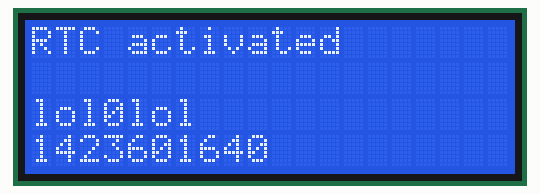
This sketch was run on a simulated Arduino Mega 2560, built with avr-gcc and run on an emulated ATmega2560. Shown: 20×4 character LCD. The local clock reads 2024-03-15 10:24:30 at power-on unless the sketch sets it; what the sketch prints to the serial monitor is not drawn.

Above: at 0.2 s.
At 1.2 s:
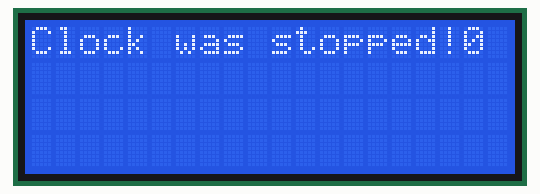
At 3.2 s:
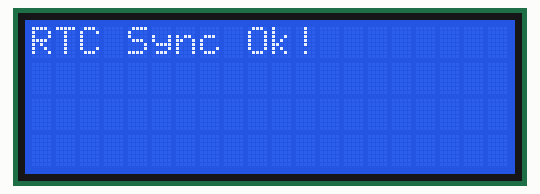
At 5.2 s:
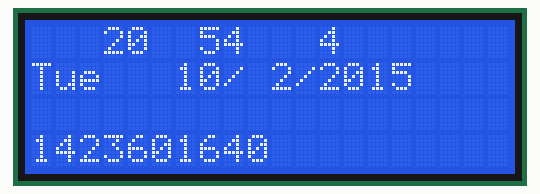
At 17.1 s:
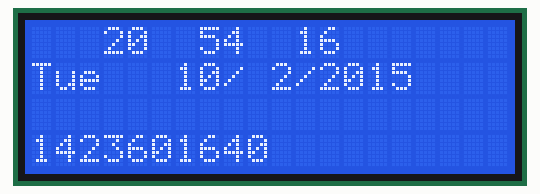
At 34.1 s:
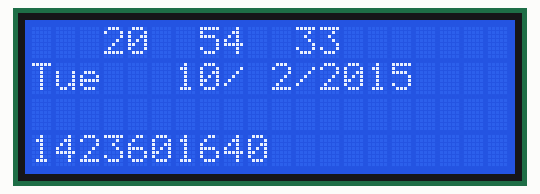

The sketch:

RTC_lcd.ino
```cpp
#include<Time.h>
#include <LiquidCrystal.h>
#include <DS1302RTC.h>
LiquidCrystal lcd (46,48,38,36,34,32);
DS1302RTC RTC(24,26,28);
  tmElements_t tm;
void setup()
{
 lcd.begin(20,4);

  lcd.print("RTC activated");
  Serial.begin(9600);


  tm.Second = 0;
  tm.Minute = 54;
  tm.Hour = 20;
  tm.Wday = 3;
  tm.Day = 10;
  tm.Month = 2;
  tm.Year = 45;

  time_t t = makeTime(tm);
  lcd.setCursor(0,3);
  lcd.print(t);


  lcd.setCursor(0,2);
  RTC.haltRTC(true);
  delay(50);
  lcd.print("lol");
  lcd.print(RTC.haltRTC());
  lcd.print("lol");
  delay(1000);

  lcd.clear();
  //Serial.print(RTC.write(tm));
  //if (RTC.haltRTC())
  //{
    Serial.print(RTC.write(tm));
    lcd.print("Clock was stopped!");
    lcd.print(RTC.haltRTC());
    RTC.haltRTC(false);
  //}
  //else
    //lcd.print("Clock was working.");

  lcd.setCursor(0,1);
  //if (RTC.writeEN())
   // lcd.print("Write allowed.");
  //else
    //lcd.print("Write protected.");

  delay ( 2000 );
  // Setup time library
  lcd.clear();
  lcd.print("RTC Sync");
  setSyncProvider(RTC.get);          // the function to get the time from the RTC
  if(timeStatus() == timeSet)
    lcd.print(" Ok!");
  else
    lcd.print(" FAIL!");

  delay ( 2000 );

  lcd.clear();
}

void loop()
{
  if (second() ==10)
       setSyncProvider(RTC.get);

  static int sday = 0; // Saved day number for change check

  // Display time centered on the upper line
  lcd.setCursor(3, 0);
  print2digits(hour());
  lcd.print("  ");
  print2digits(minute());
  lcd.print("  ");
  print2digits(second());

  // Update in 00:00:00 hour only
  if(sday != day()) {
    // Display abbreviated Day-of-Week in the lower left corner
    lcd.setCursor(0, 1);
    lcd.print(dayShortStr(weekday()));

    // Display date in the lower right corner
    lcd.setCursor(5, 1);
    lcd.print(" ");
    print2digits(day());
    lcd.print("/");
    print2digits(month());
    lcd.print("/");
    lcd.print(year());
  }
  // Warning!
  if(timeStatus() != timeSet) {
    lcd.setCursor(0, 1);
    lcd.print(F("RTC ERROR: SYNC!"));
  }

  // Save day number
  sday = day();

  // Wait small time before repeating :)
  time_t t = makeTime(tm);
  lcd.setCursor(0,3);
  lcd.print(t);
  delay (100);

}

void print2digits(int number) {
  if (number >= 0 && number < 10) {
    lcd.write(' ');
  }
  lcd.print(number);

}
```

Measured:
- what the display in image 0 shows lasts 1.0 s, from 0.1 s to 1.1 s
- what the display in image 1 shows lasts 2.0 s, from 1.1 s to 3.1 s
- what the display in image 3 shows lasts 1.1 s, from 5.1 s to 6.2 s
